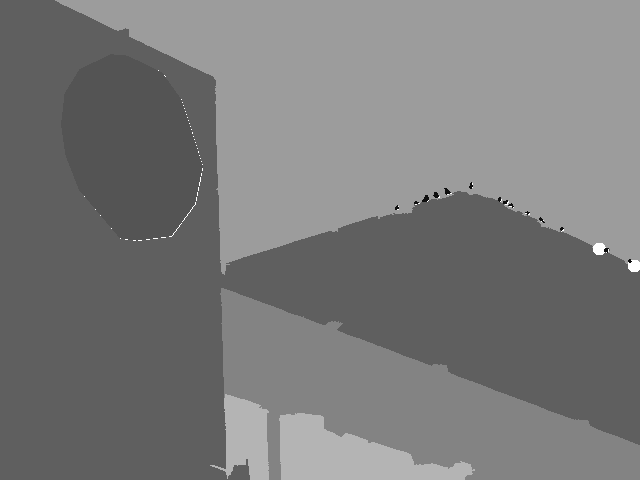
#> input picture Assign4_GUI/Python_Tkinter_Assignment/data/pngs/7.png, 640 x 480 px, found by its file name
$ python crop.py
#> lines starting #> are read from the running program, lines starting #| are printed output that depends on the picture
#> further down, img is the input picture: PIL image 640x480 L; min 15, max 255, mean 122
#Imports
import numpy as np
import PIL
from PIL import Image
class CropImage(object):
    '''
        Performs either random cropping or center cropping.
    '''

    def __init__(self, shape, crop_type='center'):
        '''
            Arguments:
            shape: output shape of the crop (h, w)
            crop_type: center crop or random crop. Default: center
        '''

        # Write your code here

        self.cropType = crop_type
        self.finalHeight, self.finalWidth = shape


    def __call__(self, image):
        '''
            Arguments:
            image (numpy array or PIL image)

            Returns:
            image (numpy array or PIL image)
        '''

        # Write your code here
        if not isinstance(image,PIL.Image.Image): # if given as numpy array, then convert into PIL Image
            img = Image.fromarray(image)

        originalWidth, originalHeight = image.size
#> originalWidth = 640; originalHeight = 480
        centreX = 0 # X coordinate of center
        centreY = 0 # Y coordinate of center
        if self.cropType == "center" : # Center Crop
            centreX = originalWidth/2
#> centreX = 320
            centreY = originalHeight/2
#> centreY = 240
        else : # Random Crop
            centreX = np.random.randint(self.finalWidth/2, originalWidth - self.finalWidth/2)
            centreY = np.random.randint(self.finalHeight/2, originalHeight - self.finalHeight/2)

        #Calculating coordinates
        leftPos = centreX - self.finalWidth/2
#> leftPos = 170
        rightPos = centreX + self.finalWidth/2
#> rightPos = 470
        topPos = centreY - self.finalHeight/2
#> topPos = 65
        bottomPos = centreY + self.finalHeight/2
#> bottomPos = 415

        return image.crop((leftPos,topPos,rightPos,bottomPos))
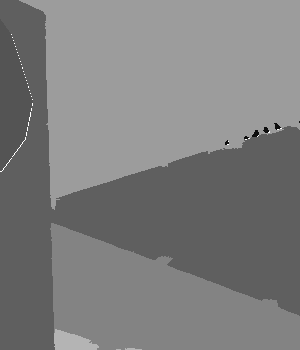
#> returned value: PIL image 300x350 L; min 15, max 255, mean 125.9

# Testing

if __name__ == "__main__" :
    img  = Image.open("testing/7.png")
    crop = CropImage((350,300),"center")
    img = crop(img)
    # img2 = asarray(img.convert("RGB"))
    # print(img2.shape)
    img.show()


$ run again, with Assign4_GUI/Python_Tkinter_Assignment/data/pngs/0.png copied over Assign4_GUI/Python_Tkinter_Assignment/data/pngs/7.png
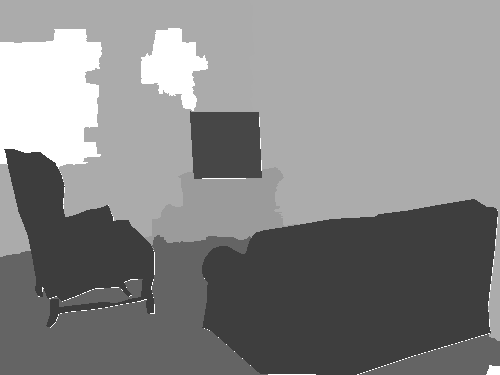
#> input picture Assign4_GUI/Python_Tkinter_Assignment/data/pngs/0.png, 500 x 375 px, found by its file name
#> img is the input picture: PIL image 500x375 L; min 61, max 255, mean 134.9
#> in __call__, `return image.crop((leftPos,topPos,rightPos,bottomPos))`:
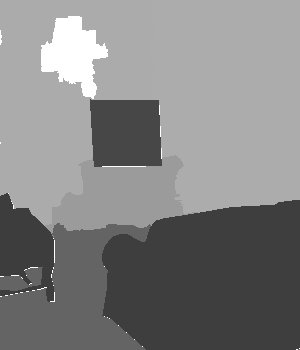
#> returned value: PIL image 300x350 L; min 61, max 255, mean 130.9

$ run again, with Assign4_GUI/Python_Tkinter_Assignment/data/pngs/1.png copied over Assign4_GUI/Python_Tkinter_Assignment/data/pngs/7.png
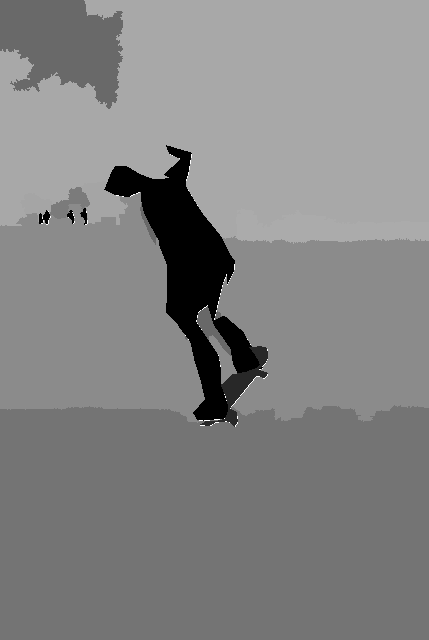
#> input picture Assign4_GUI/Python_Tkinter_Assignment/data/pngs/1.png, 429 x 640 px, found by its file name
#> img is the input picture: PIL image 429x640 L; min 0, max 255, mean 131.5
#> in __call__, `return image.crop((leftPos,topPos,rightPos,bottomPos))`:
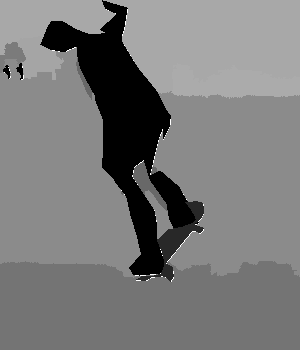
#> returned value: PIL image 300x350 L; min 0, max 255, mean 120.9

$ run again, with Assign4_GUI/Python_Tkinter_Assignment/data/pngs/2.png copied over Assign4_GUI/Python_Tkinter_Assignment/data/pngs/7.png
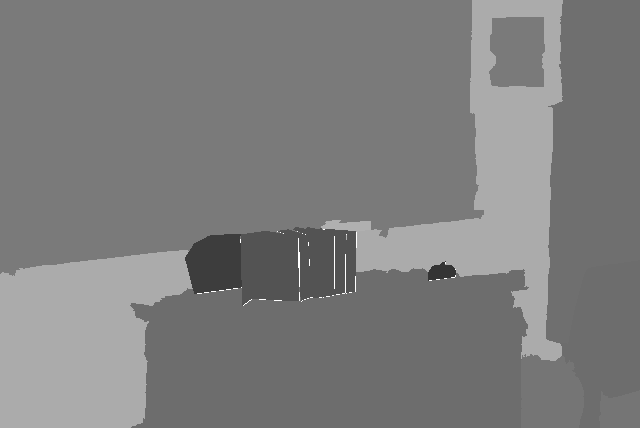
#> input picture Assign4_GUI/Python_Tkinter_Assignment/data/pngs/2.png, 640 x 428 px, found by its file name
#> img is the input picture: PIL image 640x428 L; min 52, max 255, mean 125.7
#> in __call__, `return image.crop((leftPos,topPos,rightPos,bottomPos))`:
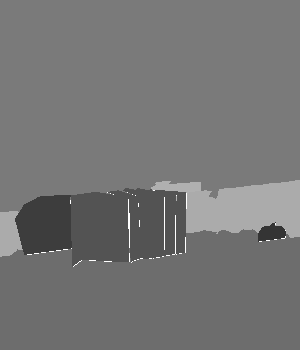
#> returned value: PIL image 300x350 L; min 52, max 255, mean 116.9
